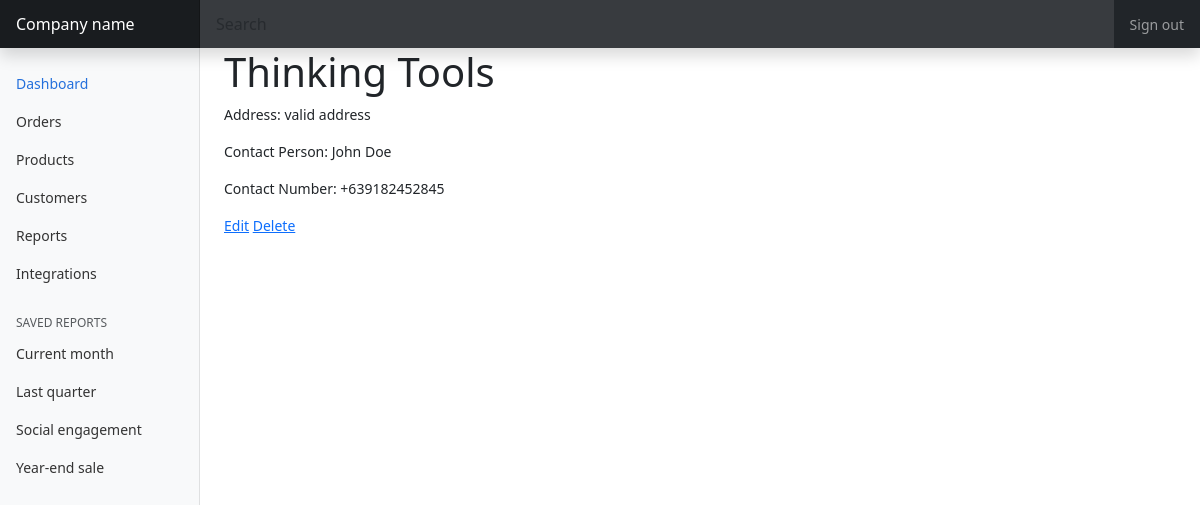
/suppliers/1 (signed in), run on the app's committed database.
### inventory/models.py (models this page shows, shortened)
class Supplier(models.Model):
    name = models.CharField(max_length=255)
    address = models.CharField(max_length=255, null=True, blank=True)
    contact_num = models.CharField(max_length=255, null=True, blank=True)
    contact_person = models.CharField(max_length=255, null=True, blank=True)

### inventory/views/supplier.py (the view)
# urls.py: path('suppliers/<str:sid>', supplier.view_supplier, name="view_supplier"),
@login_required
def view_supplier(request, sid):
    title = ''
    context = {}
    try:
        supplier = Supplier.objects.get(pk=sid)
        context = {'supplier': supplier, 'title': title}
    except Supplier.DoesNotExist:
        raise Http404("Supplier does not exist")
    return render(request, "inventory/supplier.html", context)

### inventory/templates/inventory/supplier.html
{% extends 'main.html' %}
{% block content %}
<h1>{{ supplier.name }}</h1>
{% if title == '' %}
<p>Address: {{ supplier.address }}</p>
<p>Contact Person: {{ supplier.contact_person }}</p>
<p>Contact Number: {{ supplier.contact_num }}</p>
<p><a href="{% url 'edit_supplier' supplier.id %}">Edit</a> <a href="{% url 'delete_supplier' supplier.id %}">Delete</a></p>
{% else %}
<form method="POST">
    {% csrf_token %}
    <p>Are you sure you want to delete this supplier?</p>
    <input type="submit" value="Confirm Delete">
</form>
{% endif %}
{% endblock content %}

### inventory/static/inventory/style.css (style rules this page uses)
body { font-size: .875rem; }

### data on the page
Supplier: name "Thinking Tools", address "valid address", contact_person "John Doe", contact_num "+639182452845"
